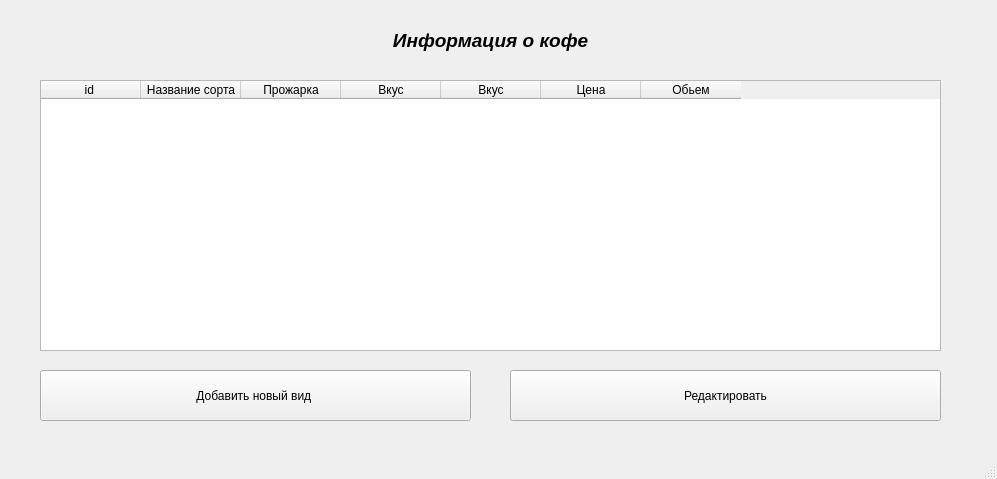
<?xml version="1.0" encoding="UTF-8"?>
<ui version="4.0">
 <class>MainWindow</class>
 <widget class="QMainWindow" name="MainWindow">
  <property name="geometry">
   <rect>
    <x>0</x>
    <y>0</y>
    <width>997</width>
    <height>479</height>
   </rect>
  </property>
  <property name="windowTitle">
   <string>MainWindow</string>
  </property>
  <widget class="QWidget" name="centralwidget">
   <widget class="QTableWidget" name="tableWidget">
    <property name="geometry">
     <rect>
      <x>40</x>
      <y>80</y>
      <width>901</width>
      <height>271</height>
     </rect>
    </property>
    <column>
     <property name="text">
      <string>id </string>
     </property>
    </column>
    <column>
     <property name="text">
      <string>Название сорта</string>
     </property>
    </column>
    <column>
     <property name="text">
      <string>Прожарка</string>
     </property>
    </column>
    <column>
     <property name="text">
      <string>Вкус</string>
     </property>
    </column>
    <column>
     <property name="text">
      <string>Вкус</string>
     </property>
    </column>
    <column>
     <property name="text">
      <string>Цена</string>
     </property>
    </column>
    <column>
     <property name="text">
      <string>Обьем</string>
     </property>
    </column>
   </widget>
   <widget class="QLabel" name="label">
    <property name="geometry">
     <rect>
      <x>40</x>
      <y>20</y>
      <width>901</width>
      <height>41</height>
     </rect>
    </property>
    <property name="text">
     <string>&lt;html&gt;&lt;head/&gt;&lt;body&gt;&lt;p align=&quot;center&quot;&gt;&lt;span style=&quot; font-size:14pt; font-weight:600; font-style:italic;&quot;&gt;Информация о кофе&lt;/span&gt;&lt;/p&gt;&lt;/body&gt;&lt;/html&gt;</string>
    </property>
   </widget>
   <widget class="QPushButton" name="pushButton">
    <property name="geometry">
     <rect>
      <x>40</x>
      <y>370</y>
      <width>431</width>
      <height>51</height>
     </rect>
    </property>
    <property name="text">
     <string>Добавить новый вид </string>
    </property>
   </widget>
   <widget class="QPushButton" name="pushButton_2">
    <property name="geometry">
     <rect>
      <x>510</x>
      <y>370</y>
      <width>431</width>
      <height>51</height>
     </rect>
    </property>
    <property name="text">
     <string>Редактировать</string>
    </property>
   </widget>
  </widget>
  <widget class="QMenuBar" name="menubar">
   <property name="geometry">
    <rect>
     <x>0</x>
     <y>0</y>
     <width>997</width>
     <height>26</height>
    </rect>
   </property>
  </widget>
  <widget class="QStatusBar" name="statusbar"/>
 </widget>
 <resources/>
 <connections/>
</ui>
